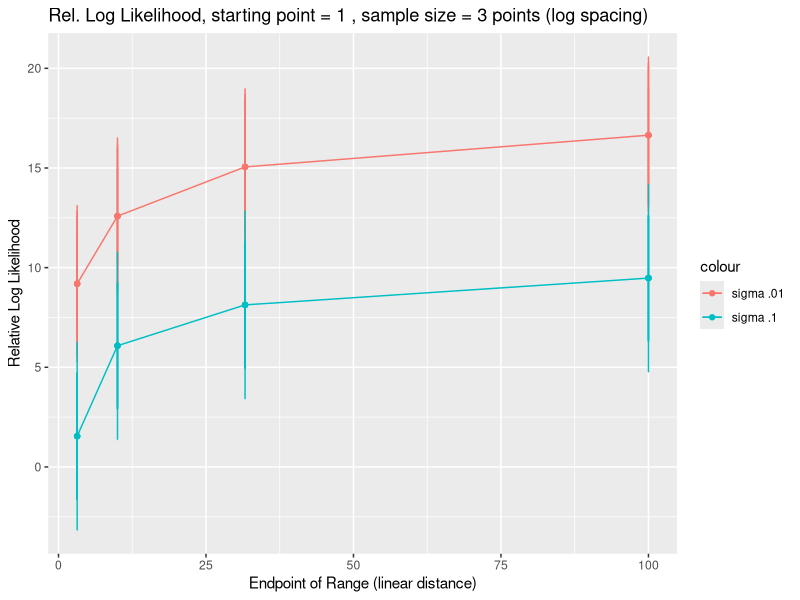

This chart was generated by the following R code:
library(ggplot2)
require(reshape2)

# To generate noisy data, we use a 1D power law model with alpha = 1.5, xbar = 1, mu = .1, and rho = 10
powerfunction <- function(x){(gamma(2.5)/(2*pi))*sin(pi*1.5/2)*x^-2.5}
expfunction <- function(x){exp(-x)/(4*10*.1*1 + 1)}
num_sigma <- 8 # number of distinct noise strengths considered.  We want to see how differences in model log likelihoods vary with the amount of noise
index_to_sigma <- data.frame(1, num_sigma)   # relates integer index to noise in subset of data
num_distance_points <- 3 # number of distinct spatial points in sample
num_point_spreads <- 4   # points are spread evenly across log distances.  
# each increment increases the point spread by half an order of magnitude, 10^.5
starting_point <- 1
# all sets of points start at starting_point
for(i in 1:num_sigma){       # defines index to sigma
if(i == 1){index_to_sigma[1, i] = 0} # dummy entry - this column has distance axis
if(i == 2){index_to_sigma[1, i] = .01}
if(i == 3){index_to_sigma[1, i] = .05}
if(i == 4){index_to_sigma[1, i] = .1}
if(i == 5){index_to_sigma[1, i] = .25}
if(i == 6){index_to_sigma[1, i] = .5}
if(i == 7){index_to_sigma[1, i] = 1}
if(i == 8){index_to_sigma[1, i] = 2.5}
if(i > 8){index_to_sigma[1, i] = 5}
}
#power_law_model_linear_input  <- function(x, xbar, rho, mu) {(gamma(2.5)/(2*pi))*sin(pi*1.5/2)*((x/abs(xbar))^-2.5)/abs(xbar*rho*mu)}
power_law_model_linear_input  <- function(x, xbar, rho, mu, alpha) {(gamma(abs(alpha) + 1)/(2*pi))*sin(pi*abs(alpha)/2)*((x/abs(xbar))^(-abs(alpha) -1))/abs(xbar*rho*mu)}
exponential_model_linear_input  <- function(x, xbar, rho, mu){exp(-x/abs(xbar))/(4*abs(rho*mu*xbar) + 1)}
#power_law_model_log_input  <- function(logx, xbar, rho, mu) {(gamma(2.5)/(2*pi))*sin(pi*1.5/2)*((exp(logx)/abs(xbar))^-2.5)/abs(xbar*rho*mu)}
power_law_model_log_input  <- function(logx, xbar, rho, mu, alpha) {(gamma(abs(alpha) + 1)/(2*pi))*sin(pi*abs(alpha)/2)*((exp(logx)/abs(xbar))^(-abs(alpha) -1))/abs(xbar*rho*mu)}
exponential_model_log_input  <- function(logx, xbar, rho, mu){exp(-exp(logx)/abs(xbar))/(4*abs(rho*mu*xbar) + 1)}
relative_log_likelihood_log_spread_avg <- data.frame(num_point_spreads, num_sigma)
relative_log_likelihood_log_spread_SD <- data.frame(num_point_spreads, num_sigma)
for(i in 1:num_sigma){ for(j in 1:num_point_spreads){relative_log_likelihood_log_spread_avg[j, i] <- 0 }}
# we want to see how the difference in log likelihood between the models varies with the noise in the data and the spread between a fixed number of points.
Num_trials = 100 # We can average over many different random samples to get a sense of expected discrepancy betweeen model fits

someData <- rep(0, num_point_spreads*num_sigma*Num_trials);  
relative_log_likelihood_log_spread_ARRAY <- array(someData, c(num_point_spreads, num_sigma, Num_trials));  



for(Q in 1: Num_trials){
    relative_log_likelihood_log_spread <- data.frame(num_point_spreads, num_sigma)
     for( g in 1:num_point_spreads){ 
       
       relative_log_likelihood_log_spread[g, 1] <- starting_point*exp((g)*.5*log(10))  # this column contains the end point
       power_func_w_noise_log_spread <- data.frame( num_distance_points, num_sigma)
       for(i in 2:num_sigma){ for(j in 1:num_distance_points){
       power_func_w_noise_log_spread[j, 1] <- j # this column just contains log distance
        sigma_var <- index_to_sigma[1,i]
          power_func_w_noise_log_spread[j, i] <- rlnorm(1, meanlog = log(powerfunction(starting_point*exp((g/num_distance_points)*j*.5*log(10)) )) - sigma_var^2/2, sdlog = sigma_var) # this randomly generates noisy data at multiple distances
          }}
    for(i in 2:num_sigma){ 
     dummy_func_power <-  function( xbar, rho, mu, alpha, sigma) {sum((log(power_law_model_log_input( log(starting_point)+(g/num_distance_points)*.5*log(10)*(1:num_distance_points), xbar, rho, mu, alpha)) - (sigma^2/2) -log(power_func_w_noise_log_spread[ 1:num_distance_points, i]))^2/(2*( sigma^2)) + log((2*pi)^.5*abs(sigma)*power_func_w_noise_log_spread[ 1:num_distance_points, i])   ) }
     dummy_func_exponential <-  function( xbar, rho, mu, sigma) {sum((log(exponential_model_log_input( log(starting_point)+(g/num_distance_points)*.5*log(10)*(1:num_distance_points), xbar, rho, mu)) -log(power_func_w_noise_log_spread[ 1:num_distance_points, i]))^2/(2*( sigma^2)) + log((2*pi)^.5*abs(sigma)*power_func_w_noise_log_spread[ 1:num_distance_points, i])   ) }
     dummy_func_power_par <- function(par){ dummy_func_power(par[1], par[2], par[3], par[4],  par[5]) }
     dummy_func_power_par_unconstrained <- function(par) { dummy_func_power(par[1], par[2], par[3], 2/(1 + exp(par[4])), par[5]) }
     # we've reparameterized, replacing alpha with 2*logistic(x).  Now we can do unconstrained optimization
     dummy_func_exponential_par <- function(par){ dummy_func_exponential(par[1], par[2], par[3], par[4]) }
     
     power_log_likelihood_log_spread <- -1*optim(par =c(10, 1, 1, 1, 1), dummy_func_power_par_unconstrained )$value  
     power_AIC_log_spread <-  2*5 -  2*power_log_likelihood_log_spread  
     exponential_log_likelihood_log_spread <- -1*optim(par =c(10, 1, 1, 1), dummy_func_exponential_par )$value
     exponential_AIC_log_spread <-  2*4 -  2*exponential_log_likelihood_log_spread  
     
     relative_log_likelihood_log_spread[g, i] <-  (exponential_AIC_log_spread - power_AIC_log_spread)/2 
      relative_log_likelihood_log_spread_ARRAY[g, i, Q] <- relative_log_likelihood_log_spread[g, i]
      }}

    relative_log_likelihood_log_spread_avg <- relative_log_likelihood_log_spread_avg +  relative_log_likelihood_log_spread/Num_trials
    

}

for( g in 1:num_point_spreads){ for(i in 2:num_sigma){ 
relative_log_likelihood_log_spread_SD[g, 1] <-  starting_point*exp((g)*.5*log(10))
relative_log_likelihood_log_spread_SD[g, i] <- sd(relative_log_likelihood_log_spread_ARRAY[g, i, ])

  }}

names(relative_log_likelihood_log_spread_avg)[1] <- "endpoint"
names(relative_log_likelihood_log_spread_avg)[2] <- "sigma_.01"
names(relative_log_likelihood_log_spread_avg)[3] <- "sigma_.05"
names(relative_log_likelihood_log_spread_avg)[4] <- "sigma_.1"
names(relative_log_likelihood_log_spread_avg)[5] <- "sigma_.25"
names(relative_log_likelihood_log_spread_avg)[6] <- "sigma_.5"
names(relative_log_likelihood_log_spread_avg)[7] <- "sigma_1"
names(relative_log_likelihood_log_spread_avg)[8] <- "sigma_2.5"


names(relative_log_likelihood_log_spread_SD)[1] <- "endpoint"
names(relative_log_likelihood_log_spread_SD)[2] <- "sigma_.01_error"
names(relative_log_likelihood_log_spread_SD)[3] <- "sigma_.05_error"
names(relative_log_likelihood_log_spread_SD)[4] <- "sigma_.1_error"
names(relative_log_likelihood_log_spread_SD)[5] <- "sigma_.25_error"
names(relative_log_likelihood_log_spread_SD)[6] <- "sigma_.5_error"
names(relative_log_likelihood_log_spread_SD)[7] <- "sigma_1_error"
names(relative_log_likelihood_log_spread_SD)[8] <- "sigma_2.5_error"




relative_log_likelihood_log_spread_Total <- merge(relative_log_likelihood_log_spread_avg, relative_log_likelihood_log_spread_SD[, -1 ])

df <- melt(relative_log_likelihood_log_spread_avg,  id.vars = 'endpoint', variable.name = 'sd_log')

#df2 <- melt(relative_log_likelihood_log_spread_upper_CI,  id.vars = 'endpoint', variable.name = 'sd_log')
#df3 <- melt(relative_log_likelihood_log_spread_lower_CI,  id.vars = 'endpoint', variable.name = 'sd_log')
#print(relative_log_likelihood_log_spread_avg)
#print(relative_log_likelihood_log_spread_upper_CI)
#print(relative_log_likelihood_log_spread_lower_CI)
#print(df)
#print(df2)

#print(relative_log_likelihood_log_spread_SD[, -1 ])

string_title <- paste("Rel. Log Likelihood, starting point =", starting_point, ", sample size =", num_distance_points, "points (log spacing)")

p <- ggplot() + geom_point(data=relative_log_likelihood_log_spread_Total, aes(x = endpoint, y = sigma_.01, colour = "sigma .01")) + geom_line(data=relative_log_likelihood_log_spread_Total, aes(x = endpoint, y = sigma_.01, colour = "sigma .01"))  +  geom_errorbar(data=relative_log_likelihood_log_spread_Total, aes(x = endpoint, ymin=sigma_.01 - sigma_.01_error, ymax=sigma_.01 + sigma_.01_error, colour = "sigma .01"), width=.1)+
 #geom_point(data=relative_log_likelihood_log_spread_Total, aes(x = endpoint, y = sigma_.05, colour = "sigma .05")) + geom_line(data=relative_log_likelihood_log_spread_Total, aes(x = endpoint, y = sigma_.05, colour = "sigma .05"))  +  geom_errorbar(data=relative_log_likelihood_log_spread_Total, aes(x = endpoint, ymin=sigma_.05 - sigma_.05_error, ymax=sigma_.05 + sigma_.05_error, colour = "sigma .05"), width=.1) +
geom_point(data=relative_log_likelihood_log_spread_Total, aes(x = endpoint, y = sigma_.1, colour = "sigma .1")) + geom_line(data=relative_log_likelihood_log_spread_Total, aes(x = endpoint, y = sigma_.1, colour = "sigma .1"))  +  geom_errorbar(data=relative_log_likelihood_log_spread_Total, aes(x = endpoint, ymin=sigma_.1 - sigma_.1_error, ymax=sigma_.1 + sigma_.1_error, colour = "sigma .1"), width=.1) +
#geom_point(data=relative_log_likelihood_log_spread_Total, aes(x = endpoint, y = sigma_.25, colour = "sigma .25")) + geom_line(data=relative_log_likelihood_log_spread_Total, aes(x = endpoint, y = sigma_.25, colour = "sigma .25"))  +  geom_errorbar(data=relative_log_likelihood_log_spread_Total, aes(x = endpoint, ymin=sigma_.25 - sigma_.25_error, ymax=sigma_.25 + sigma_.25_error, colour = "sigma .25"), width=.1) +
#geom_point(data=relative_log_likelihood_log_spread_Total, aes(x = endpoint, y = sigma_.5, colour = "sigma .5")) + geom_line(data=relative_log_likelihood_log_spread_Total, aes(x = endpoint, y = sigma_.5, colour = "sigma .5"))  +  geom_errorbar(data=relative_log_likelihood_log_spread_Total, aes(x = endpoint, ymin=sigma_.5 - sigma_.5_error, ymax=sigma_.5 + sigma_.5_error, colour = "sigma .5"), width=.1) + 
#geom_point(data=relative_log_likelihood_log_spread_Total, aes(x = endpoint, y = sigma_1, colour = "sigma 1")) + geom_line(data=relative_log_likelihood_log_spread_Total, aes(x = endpoint, y = sigma_1, colour = "sigma 1"))  +  geom_errorbar(data=relative_log_likelihood_log_spread_Total, aes(x = endpoint, ymin=sigma_1 - sigma_1_error, ymax=sigma_1 + sigma_1_error, colour = "sigma 1"), width=.1) +
 labs(x = "Endpoint of Range (linear distance)") + labs(y = "Relative Log Likelihood") + labs(title = string_title)
print(p)


#ggplot(df, aes(endpoint,value)) + geom_line(aes(colour = sd_log)) + geom_point(aes(colour = sd_log)) + labs(x = "Endpoint of Range (linear distance)") + labs(y = "Relative Log Likelihood") + labs(title = string_title)
#print(colnames(relative_log_likelihood_log_spread_avg))
#extend array to more values of noise and distance, add linear spread array in addition to log spread array
#plot(as.vector(relative_log_likelihood_log_spread_avg[, 6]))
#add error bars for noise in the log likelihod for a given sample?
   